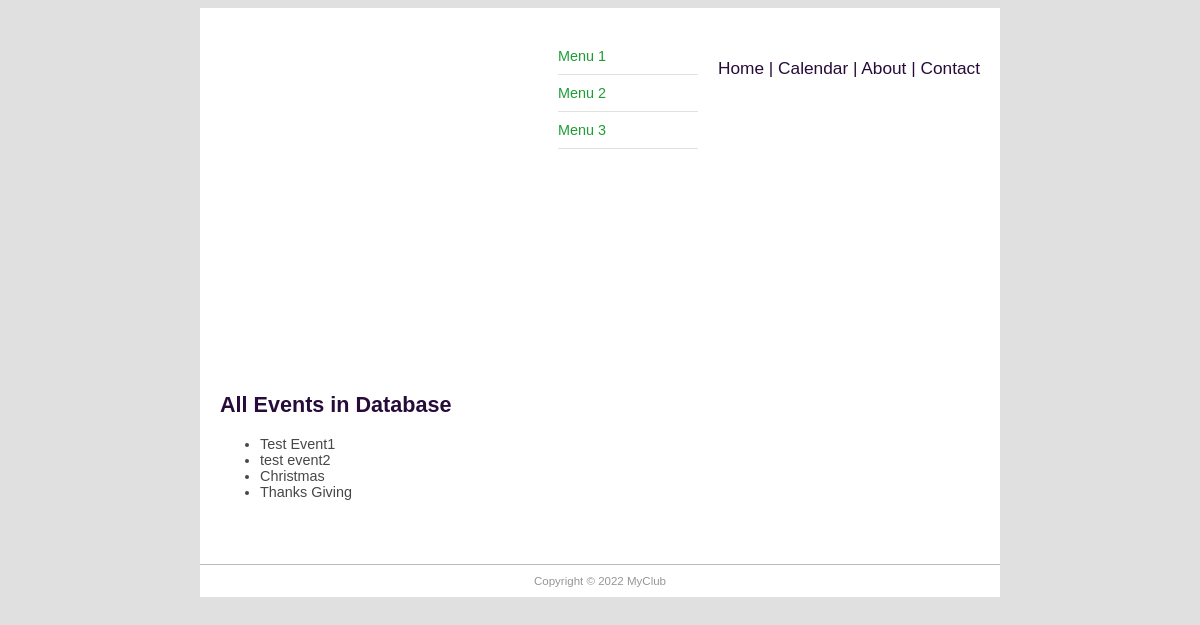
/events/, run on an earlier commit of the app's database.
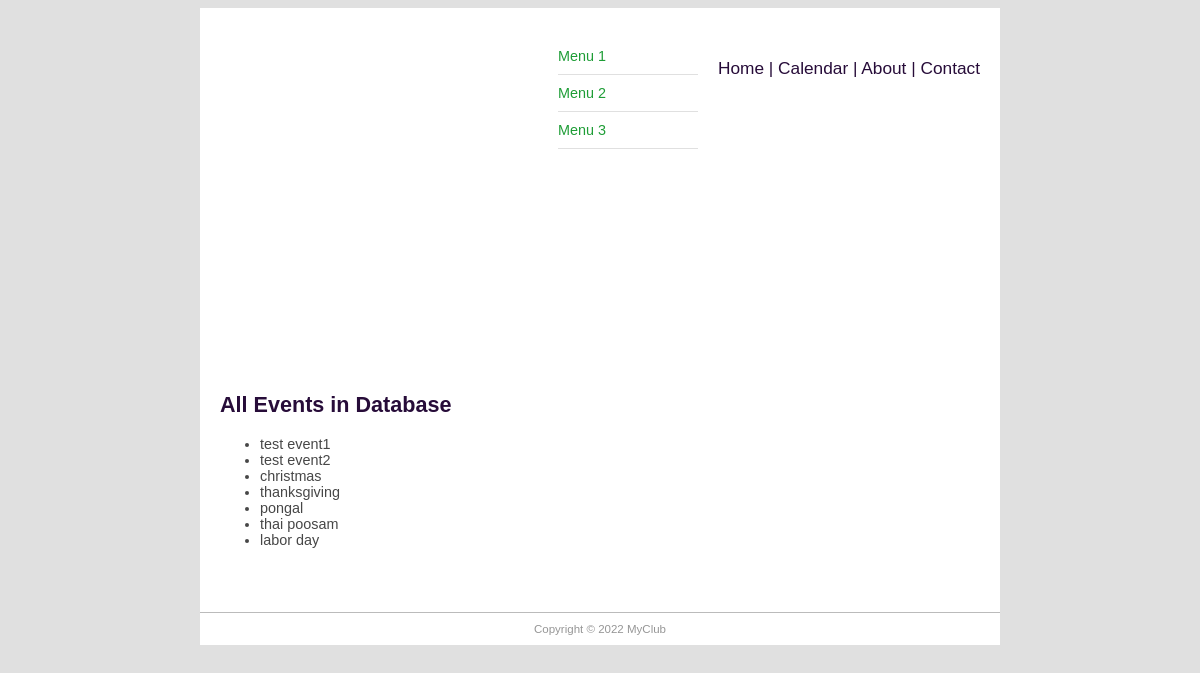
And on a later commit of the database.
### events/models.py (models this page shows, shortened)
class Event(models.Model):
    name = models.CharField('Event Name', max_length=120)
    event_date = models.DateTimeField('Event Date')
    venue = models.ForeignKey(Venue, blank=True, null=True, on_delete=models.CASCADE)
    manager = models.ForeignKey(User, blank=True, null=True, on_delete=models.SET_NULL)
    attendees = models.ManyToManyField(MyClubUser, blank=True)
    description = models.TextField('Event Description', blank=True)

### events/views.py (the view)
# urls.py: path('events/', views.all_events, name='show-events'),
def all_events(request):
    event_list = Event.objects.all()
    return render(request,
        'events/event_list.html',
        {'event_list': event_list}
    )

### events/templates/events/event_list.html (shortened to what this page needs)
{% extends "base.html" %}
{% block content %}
  <h1>All Events in Database</h1>
  <ul>
    {% for event in event_list %}
      <li>{{ event.name }}</li>
    {% endfor %}
  </ul>
{% endblock content %}

### myclub_site/templates/base.html (shortened to what this page needs)
{% load static %}
<!doctype html>
<html>
  <head>
    <link href="{% static 'main.css' %}" rel="stylesheet" type="text/css">
  </head>
  <body>
    <div id="wrapper">
    <header id="header">
      <div id="logo"><img src="{% static 'logo.png' %}" alt="" /></div>
      <div id="top_menu">Home | Calendar | About | Contact</div>
      <div id="topbanner"><img src="{% static 'top_banner.jpg' %}" alt="" /></div>
    </header>
    <aside id="rightsidebar">
      <nav id="nav">
      <ul>
        <li>Menu 1</li>
        <li>Menu 2</li>
        <li>Menu 3</li>
      </ul>
      </nav>
    </aside>
    <section id="main">
      {% block content %}{% endblock content %}
    </section>
    <footer id="footer">Copyright &copy;
       MyClub
    </footer>
    </div>
  </body>
</html>

### myclub_site/static/main.css (style rules this page uses)
#header { border-style: none; width: 800px; height: auto; }
#wrapper { margin-top: 0px; margin-left: auto; margin-right: auto; background-color: #FFFFFF; width: 800px; }
body { background-color: #E0E0E0; font-family: "Trebuchet MS", Helvetica, sans-serif; font-size: 0.9em; text-align: justify; color: #474747; }
h1 { color: #270c39; }
#footer { text-align: center; font-size: 0.8em; padding-top: 10px; padding-bottom: 10px; background-color: #FFFFFF; border-top: thin solid #BBBBBB; clear: both; color: #969696; }
#nav li { padding-top: 10px; padding-bottom: 10px; font-size: 1em; list-style-type: none; border-bottom: thin solid #e0e0e0; color: #1e9d36; left: 0px; list-style-position: inside; }
#rightsidebar { width: 180px; height: 350px; float: right; padding-right: 20px; }
#main { width: 560px; float: left; margin: 0 10px 50px 20px; padding-right: 10px; }
#logo { padding: 10px; float: left; }
#top_menu { float: right; padding: 50px 20px 0px 0px; font-size: 1.2em; color: #270c39; }

What changed in the data, as far as the page shows it:
changed Event: name "Test Event1" → "test event1"
changed Event: name "Christmas" → "christmas"
changed Event: name "Thanks Giving" → "thanksgiving"
added Event: name "pongal"
added Event: name "thai poosam"
added Event: name "labor day"
